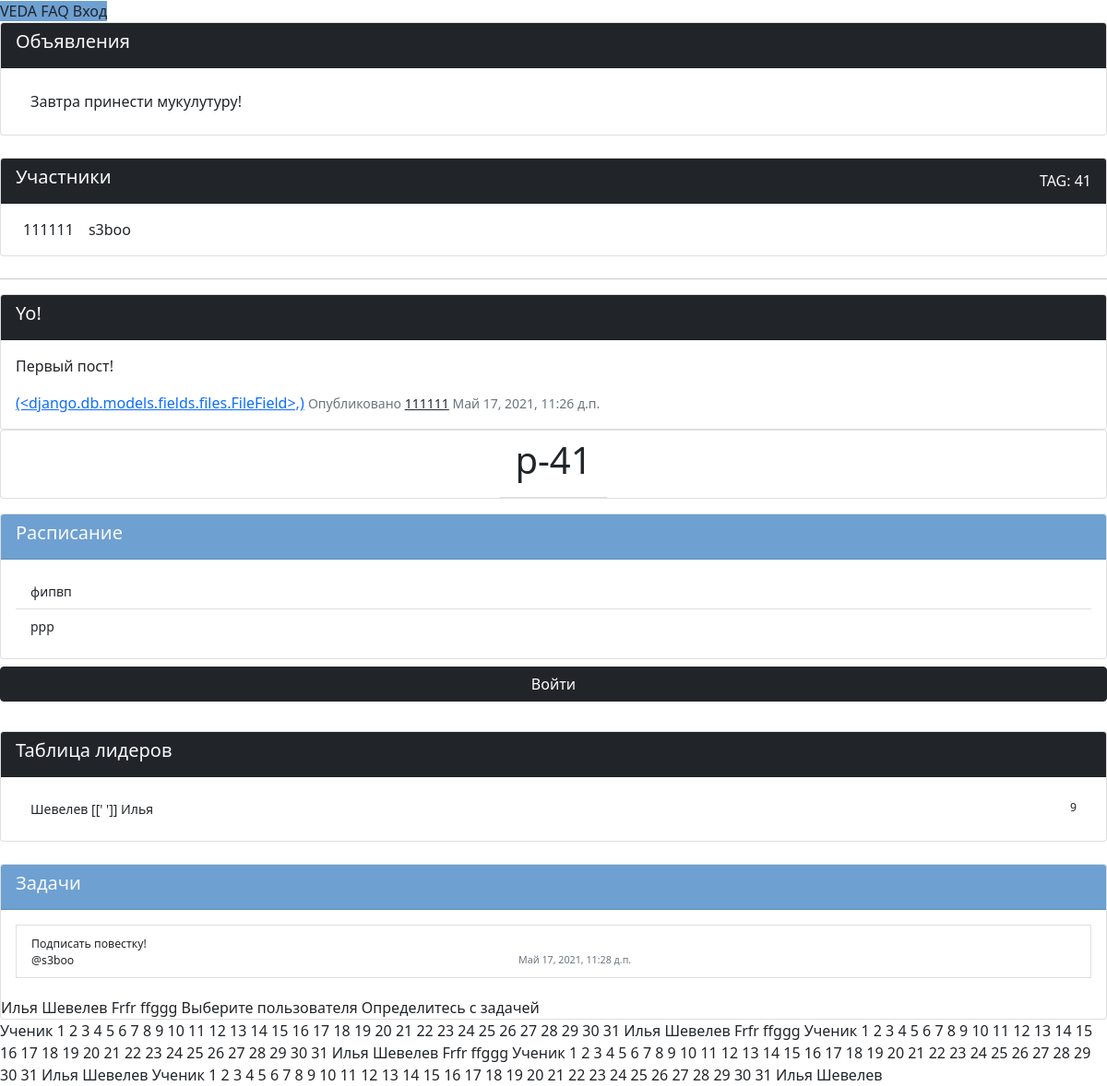
The page /group/18 on the database its author committed.
### VEDA_application/models.py (models this page shows, shortened)
class Notice(models.Model):
    group = models.ForeignKey(
        Group,
        on_delete=models.CASCADE,
    ) # Группа для объявления
    author = models.ForeignKey(
        Client,
        on_delete=models.SET_NULL,
        null=True
    ) # Автор объявления (среди модераторов)
    message = models.CharField(max_length=250)                      # Содержание объявления
    date_of_create = models.DateTimeField(auto_now_add=True)        # Дата публикации

class Group(models.Model):
    moderators = models.ManyToManyField(
        Client,
        related_name='moderators',
        blank=True,
    ) # Количество модераторов не ограничено, связаны внешней таблицей с Client
    listeners = models.ManyToManyField(
        Client,
        related_name='listeners',
        blank=True,
    ) # Количество подписчиков не ограничено, связаны внешней таблицей с Client
    name = models.CharField(max_length=40)              # Название группы
    tag = models.CharField(max_length=40, null=True)              # Тег для поиска
    hNotices = models.BooleanField()    # видимость блока объявлений
    hTasks = models.BooleanField()      # видимость блока задач
    hSheet = models.BooleanField()      # видимость блока расписания, ведомости, успеваемости

class Client(models.Model):
    user = models.OneToOneField(
        User,
        on_delete=models.CASCADE,
    )   # Связь один-к-одному с пользователем
    father = models.ForeignKey(
        Parent,
        on_delete=models.SET_NULL,
        null=True,
        related_name='father'
    ) # Связь с родителем внешним ключем
    mother =  models.ForeignKey(
        Parent,
        on_delete=models.SET_NULL,
        null=True,
        related_name='mother'
    ) # Связь с родителем внешним ключом
    status = models.CharField(max_length=100)             # Поле статуса (отображается в профиле пользователя)
    hobbies = models.CharField(max_length=100)            # Поле хобби (используется куратором и отображается в профиле)
    day_of_birthday = models.DateField(null=True)         # Поле дня рождения (используется куратором и отображается в профиле)
    adress = models.CharField(max_length=50)              # Поле адреса (используется только куратором и не виден в профиле)
    vk = models.TextField(blank=True)
    instagram = models.TextField(blank=True)
    gender = models.CharField(choices=(
        ('M', 'Male'),
        ('F', 'Female'),
        ('O', 'Other')
    ), max_length=50, null=True)                          # Пол пользователя в формате первой буквы
    userpic = models.ImageField(upload_to='userpics', null=True, default="default.png")    # Аватар пользователя
    def __str__(self):
            return self.user.username

class Group_post(models.Model):
    group = models.ForeignKey(
        Group,
        on_delete=models.CASCADE
    ) # Группа-автор
    author = models.ForeignKey(
        Client,
        on_delete=models.SET_NULL,
        null=True
    ) # Автор поста, может отсутствовать
    article = models.CharField(max_length=50)                   # Заголовок поста
    text = models.TextField()                                   # Сообщение поста, неограниченное количество знаков
    date_of_create = models.DateTimeField(auto_now_add=True)    # Дата и время публикации поста
    file = models.FileField(null=True, upload_to='files'),      # Файл приложение к посту
    class Meta():
        ordering = ['-date_of_create']

class Lesson(models.Model):
    group = models.ForeignKey(Group, on_delete=models.CASCADE)  # група, для которой записывается урок в расписании
    day = models.IntegerField(choices=(
        (1, 'Monday'),
        (2, 'Tuesday'),
        (3, 'Wednesday'),
        (4, 'Thursday'),
        (5, 'Friday'),
        (6, 'Saturday'),
        (7, 'Sunday'),
    ), blank=False, null=False) # день, в котороый проходит текущее занятие
    discipline = models.CharField(max_length=40, null=False, blank=False) # наименования для конкретного занятия

class Task(models.Model):
    group = models.ForeignKey(
        Group,
        on_delete=models.CASCADE,
    ) # Группа с задачами
    receiver = models.ForeignKey(
        Client,
        on_delete=models.SET_NULL,
        null=True
    ) # Ответственный за задачу, может отсутствовать
    content = models.CharField(max_length=100)                      # Содержание задачи
    date_of_create = models.DateTimeField(auto_now_add=True)        # Дата открытия задачи
    date_of_completion = models.DateTimeField(null=True)                     # Дата срока для завершения
    status = models.IntegerField(choices=(
        (0, 'Ждет выполнения'),
        (1, 'Сделано')
    ))
    """ Статус выполнения задачи, где:
        0. Не выполнена
        1. Выполнена
    """
    class Meta:
        ordering = ['-id']

class Discipline(models.Model):
    group = models.ForeignKey(Group, on_delete=models.CASCADE)  # группа для предмета, по которому идет ведомость
    name = models.CharField(max_length=50, blank=False, null=False) # название предмета
    class Meta:
        ordering = ['name']

### VEDA_application/views.py (the view)
# urls.py: re_path('^group/(?P<pk>\S+)$', views.group, name="group"),       # страница конкретной группы, доступ по ключу
def group(request, pk):
    if request.method == "GET":
        group = get_object_or_404(models.Group, pk=pk)
        return render(request, 'group.html', context={
            'group': group,
            'listeners': group.listeners.all(),
            'moderators': group.moderators.all(),
            'notices': models.Notice.objects.filter(group__id=group.id),
            'tasks': models.Task.objects.filter(group__id=group.id),
            'posts': models.Group_post.objects.filter(group__id=group.id),
            'sheet': models.Lesson.objects.filter(group__id=group.id),
            'disciplines': models.Discipline.objects.filter(group__id=group.id),
            'days': range(1, 32),
            'notes': Note.objects.filter(group__id=group.id)
        })

### VEDA_application/templates/group.html (shortened to what this page needs)
{% extends 'main_template.html' %}
{% load static %}
{% block application %}
  {% include 'borders_template.html' %}
  <b-container id="group" class="mt-5">
    <b-row class="flex-column flex-lg-row">
      <b-col cols=12 lg=8>
        {% if group.hNotices %}
          <div class="card card-outline-secondary m-0">
            <div class="card-header bg-dark text-light">
              <h5>Объявления</h5>
            </div>
            <div class="card-body">
              <div class="list-group list-group-flush">
                {% for notice in notices %}
                  <a ref="#"
                    class="list-group-item list-group-item-action d-flex justify-content-between align-items-center">
                    {{ notice.message }}
                  </a>
                {% endfor %}
              </div>
            </div>
          </div>
        {% endif %}
        <div class="card card-outline-secondary m-0 {% if group.hNotices %} mt-4 {% else %} mt-0 {% endif %}">
          <div class="card-header bg-dark text-light d-flex justify-content-between align-items-center">
            <h5>Участники</h5>
            {% if group.tag %}
              <b-badge>TAG:  {{ group.tag }}</b-badge>
            {% endif %}
          </div>
          <div class="card-body">
            <div class="d-flex">
              {% for moderator in moderators %}
                <div id="popover-target-{{ moderator.id }}" class="d-flex flex-column mx-2">
                  {{  moderator.user.username }}
                </div>
              {% endfor %}
              {% for listener in listeners %}
                <div id="popover-target-{{ listener.id }}" class="d-flex flex-column mx-2">
                  {{  listener.user.username }}
                </div>
              {% endfor %}
            </div>
          </div>
        </div>
        <div class="mt-4">
          {% for post in posts %}
            <hr>
            <div class="card card-outline-secondary mt-2">
              <div class="card-header bg-dark text-light">
                <h5>{{ post.article }}</h5>
              </div>
              <div class="card-body">
                <p>{{ post.text }}</p>
                <a href="{{ post.file.url }}"> {{ post.file}}</a>
                <small class="text-muted">Опубликовано <a class="text-dark" href="{% url 'profile' post.author.id %}">{{ post.author }}</a>  {{ post.date_of_create }}</small>
              </div>
            </div>
          {% endfor %}
        </div>
      </b-col>
      <b-col cols=4>
        <div class="card card-outline-secondary m-0 mb-3 no-body d-flex justify-content-center align-items-center">
          <div class="card-header text-dark bg-white">
            <h1>{{ group.name }}</h1>
          </div>
        </div>
        {% if group.hSheet %}
          <div class="card card-outline-secondary m-0">
            <div class="card-header text-light bg-blue">
              <h5>Расписание</h5>
            </div>
            <div class="card-body">
              <b-tabs small vertical justified>
                <b-tab text="dark" title="Понедельник" active>
                  <div class="list-group list-group-flush">
                    {% for x in sheet %}
                      {% if x.day == 1 %}
                        {% if user.client in moderators %}
                          <b-form
                            method="POST"
                            action="{% url 'set_sheet' x.id %}">
                            <b-form-input size="sm" name="discipline" class="list-group-item list-group-item-action small" value="{{ x.discipline }}">  </b-form-input>
                          </b-form>
                        {% else %}
                          <a class="list-group-item list-group-item-action small"> {{ x.discipline }} </a>
                        {% endif %}
                      {% endif %}
                    {% endfor %}
                  </div>
                </b-tab>
              </b-tabs>
            </div>
          </div>
        {% endif %}
        {% if not user.client in listeners and not user.client in moderators %}
          <b-form method="POST" action="{% url 'group_enter' group.id %}">
            <b-button type="submit" class="btn w-100 btn-dark my-2">
              Войти
            </b-button>
          </b-form>
        {% else %}
          <b-form method="POST" action="{% url 'group_out' group.id %}">
            <b-button class="btn w-100 btn-dark my-2" type="submit">
              Выйти
            </b-button>
          </b-form>
        {% endif %}
        {% if group.hSheet %}
          <div class="card card-outline-secondary m-0 mt-4">
            <div class="card-header bg-dark text-light">
              <h5>Таблица лидеров</h5>
            </div>
            <div class="card-body">
              <div class="list-group list-group-flush">
                {% for listener in listeners %}
                  <a href="#" class="small list-group-item list-group-item-action d-flex justify-content-between">
                    {{ listener.user.last_name }} [[' ']] {{ listener.user.first_name }}
                    <small>
                      9
                    </small>
                  </a>
                {% endfor %}
              </div>
            </div>
          </div>
        {% endif %}
        {% if group.hTasks %}
          <div class="card card-outline-secondary m-0 mt-4">
            <div class="card-header bg-blue text-light">
              <h5 class="d-flex justify-content-between align-items-center">Задачи
              </h5>
            </div>
            <div class="card-body">
              <div class="list-group list-group-flush">
                {% for task in tasks %}
                  <b-form
                    method="POST"
                    action="{% url 'update_task' task.id %}">
                    <b-button variant="link" type="submit" class="small mb-1 list-group-item list-group-item-action">
                      <small>
                        {{ task.content }}
                      </small>
                      <br>
                      <small class="d-flex justify-content-between">
                        <span>@{{ task.receiver.user.username }} </span>
                        <span class="text-secondary small">{{ task.date_of_completion }}</span>
                      </small>
                    </b-button>
                  </b-form>
                {% endfor %}
              </div>
            </div>
            <b-modal
              id="taskModal"
              v-model="taskModalShow"
              title="Новая задача"
              @show="resetTaskModal"
              @reset="resetTaskModal"
              @ok="taskSubmit">
              <b-form
                id="taskForm"
                method="POST"
                action="{% url 'add_task' group.id %}">
                <b-form-input-group>
                  <b-form-select
                  v-model="taskForm.user"
                  size="lg"
                  class="mt-2 w-100"
                  :state="validateUser">
                    {% for user in listeners %}
                      <b-form-select-option value="{{ user.id }}">{{ user.user.first_name }} {{ user.user.last_name }}</b-form-select-option>
                    {% endfor %}
                    {% for user in moderators %}
                      <b-form-select-option value="{{ user.id }}">{{ user.user.first_name }} {{ user.user.last_name }}</b-form-select-option>
                    {% endfor %}
                  </b-form-select>
                  <b-form-invalid-feedback :state="validateUser">Выберите пользователя</b-form-invalid-feedback>
                </b-form-input-group>
                <b-form-input-group>
                  <b-form-invalid-feedback :state="validateTaskContent">Определитесь с задачей</b-form-invalid-feedback>
                </b-form-input-group>
              </b-form>
            </b-modal>
          </div>
        {% endif %}
      </b-col>
    </b-row>
    <b-modal size="xl" v-model="modalShow" title="Ведомость группы">
      <b-tabs content-class="mt-2">
        <b-tab title="Январь">
          <b-tabs>
            {% for discipline in disciplines %}
              <b-tab title="{{ discipline.name }}">
                <b-table-simple
                  responsive
                  hover
                  small
                  bordered>
                  <b-thead>
                    <b-tr>
                      <b-th sticky-column>Ученик</b-th>
                      {% for day in days %}
                        <b-th>{{ day }}</b-th>
                      {% endfor %}
                    </b-tr>
                  </b-thead>
                  {% for student in listeners %}
                    <b-tr>
                      <b-th>{{ student.user.first_name }} {{ student.user.last_name }} </b-th>
                    </b-tr>
                  {% endfor %}
                  {% for student in moderators %}
                    <b-tr>
                      <b-th>{{ student.user.first_name }} {{ student.user.last_name }} </b-th>
                    </b-tr>
                  {% endfor %}
              </b-tab>
            {% endfor %}
          </b-tabs>
        </b-tab>
        <b-tab title="Декабрь">
          <b-tabs>
            {% for discipline in disciplines %}
              <b-tab title="{{ discipline.name }}">
                <b-table>
                  <b-thead>
                    <b-tr>
                      <b-th>Ученик</b-th>
                      {% for day in days %}
                        <b-th>{{ day }}</b-th>
                      {% endfor %}
                    </b-tr>
                  </b-thead>
                  {% for student in listeners %}
                    <b-tr>
                      <b-th>{{ student.user.first_name }} {{ student.user.last_name }} </b-th>
                    </b-tr>
                  {% endfor %}
                </b-table>
              </b-tab>
            {% endfor %}
          </b-tabs>
        </b-tab>
      </b-tabs>
    </b-modal>
  </b-container>
{% endblock application %}

### static/bg.css (style rules this page uses)
.bg-blue { background-color: #6ea0d2; }

### rows shown on the page
Notice: message "Завтра принести мукулутуру!"
Group: tag "41", name "p-41"
Client: user.username "111111", {{ user.id }} 19 (drawn), user.first_name "Frfr", user.last_name "ffggg"
Client: user.username "s3boo", user.last_name "Шевелев", user.first_name "Илья", {{ user.id }} 1 (drawn)
Group_post: article "Yo!", text "Первый пост!", file "(<django.db.models.fields.files.FileField>,)", author "111111", date_of_create "Май 17, 2021, 11:26 д.п."
Lesson: discipline "фипвп"
Lesson: discipline "ррр"
Task: content "Подписать повестку!", receiver.user.username "s3boo", date_of_completion "Май 17, 2021, 11:28 д.п."
Discipline: days "1" "2" "3" "4" "5" "6" "7" "8" "9" "10" "11" "12" "13" "14" "15" "16" "17" "18" "19" "20" "21" "22" "23" "24" "25" "26" "27" "28" "29" "30" "31", days "1" "2" "3" "4" "5" "6" "7" "8" "9" "10" "11" "12" "13" "14" "15" "16" "17" "18" "19" "20" "21" "22" "23" "24" "25" "26" "27" "28" "29" "30" "31"
Discipline: days "1" "2" "3" "4" "5" "6" "7" "8" "9" "10" "11" "12" "13" "14" "15" "16" "17" "18" "19" "20" "21" "22" "23" "24" "25" "26" "27" "28" "29" "30" "31", days "1" "2" "3" "4" "5" "6" "7" "8" "9" "10" "11" "12" "13" "14" "15" "16" "17" "18" "19" "20" "21" "22" "23" "24" "25" "26" "27" "28" "29" "30" "31"
